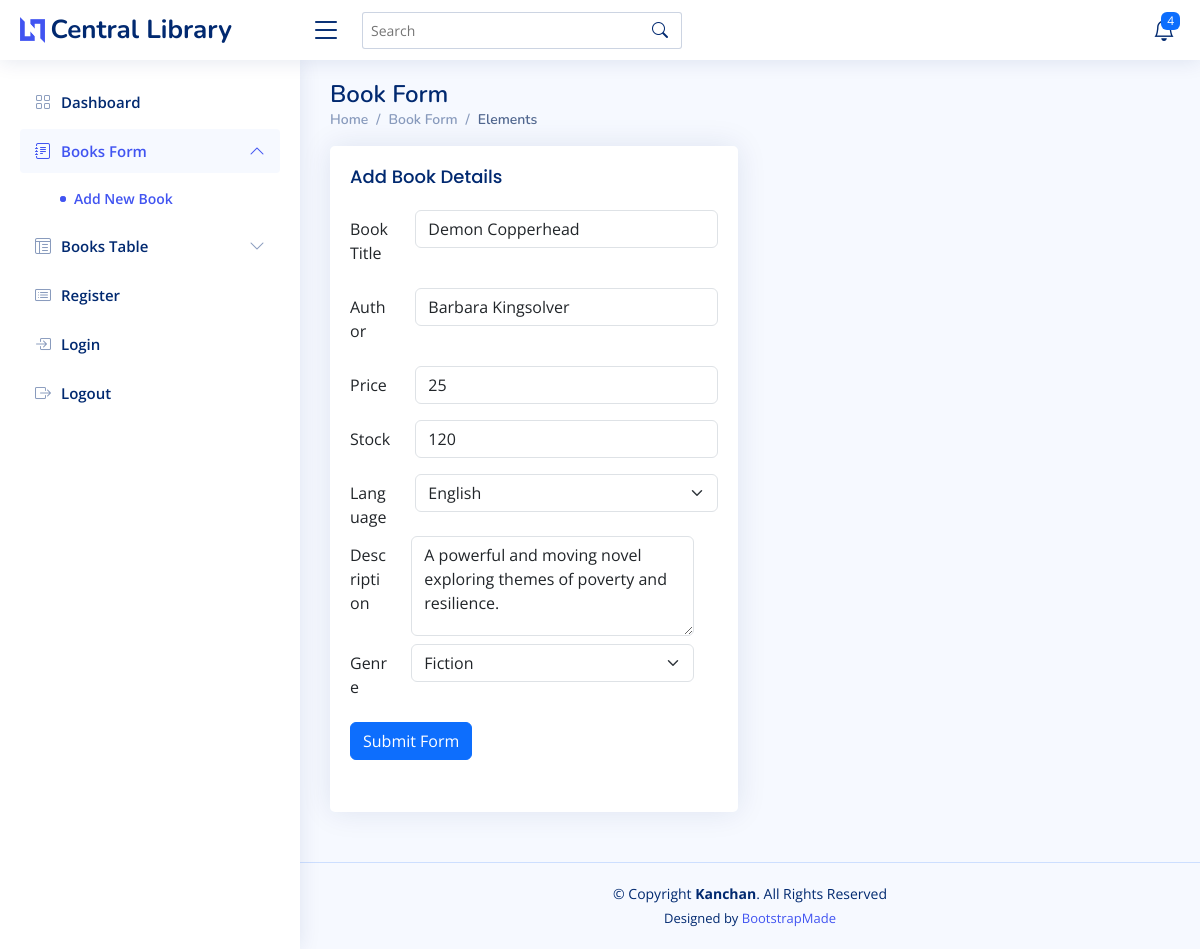
Page /?action=editBookForm&id=4 (signed in) on the committed database.
### tables this page shows
CREATE TABLE `books` (
  `id` int(11) NOT NULL,
  `title` varchar(255) DEFAULT NULL,
  `author` varchar(255) DEFAULT NULL,
  `price` int(11) DEFAULT NULL,
  `stock` int(11) DEFAULT NULL,
  `language` varchar(255) DEFAULT NULL,
  `description` varchar(355) DEFAULT NULL,
  `genre` varchar(100) DEFAULT NULL
);

### model/Model.php (called while the page is built, shortened)
<?php
require_once 'model/Database.php';
class Model {
	private $db;
    public function __construct() {
        $database = new Database();
        $this->db = $database->connect();
    }
public function getBookById($id) {
    $sql = "SELECT * FROM books WHERE id = :id";
    $stmt = $this->db->prepare($sql);
    $stmt->bindParam(':id', $id, PDO::PARAM_INT);
    $stmt->execute();
    return $stmt->fetch(PDO::FETCH_ASSOC);
}
 }
?>

### model/database.php (called while the page is built, shortened)
<?php
class Database {
    private $host = 'localhost';
    private $db_name = 'mydb';
    private $username = 'root';
    private $password = '';
    public function connect() {
        $this->conn = null;
        try {
            $this->conn = new PDO('mysql:host=' . $this->host . ';dbname=' . $this->db_name, $this->username, $this->password);
            $this->conn->setAttribute(PDO::ATTR_ERRMODE, PDO::ERRMODE_EXCEPTION);
        } catch (PDOException $e) {
            echo 'Connection Error: ' . $e->getMessage();
        }
        return $this->conn;
    }
}

### view/editBook.php (the view, shortened to what this page needs)
<!DOCTYPE html>
<html lang="en">
<head>
  <link href="assets/vendor/bootstrap/css/bootstrap.min.css" rel="stylesheet">
  <link href="assets/vendor/bootstrap-icons/bootstrap-icons.css" rel="stylesheet">
  <link href="assets/vendor/boxicons/css/boxicons.min.css" rel="stylesheet">
  <link href="assets/vendor/quill/quill.snow.css" rel="stylesheet">
  <link href="assets/vendor/quill/quill.bubble.css" rel="stylesheet">
  <link href="assets/vendor/remixicon/remixicon.css" rel="stylesheet">
  <link href="assets/vendor/simple-datatables/style.css" rel="stylesheet">
  <link href="assets/css/style.css" rel="stylesheet">
</head>
<body>
  <header id="header" class="header fixed-top d-flex align-items-center">
    <div class="d-flex align-items-center justify-content-between">
      <a href="#" class="logo d-flex align-items-center">
        <img src="assets/img/logo.png" alt="">
        <span class="d-none d-lg-block">Central Library</span>
      </a>
      <i class="bi bi-list toggle-sidebar-btn"></i>
    </div>
    <div class="search-bar">
      <form class="search-form d-flex align-items-center" method="POST" action="#">
        <input type="text" name="query" placeholder="Search" title="Enter search keyword">
        <button type="submit" title="Search"><i class="bi bi-search"></i></button>
      </form>
    </div>
    <nav class="header-nav ms-auto">
      <ul class="d-flex align-items-center">
        <li class="nav-item dropdown">
          <a class="nav-link nav-icon" href="#" data-bs-toggle="dropdown">
            <i class="bi bi-bell"></i>
            <span class="badge bg-primary badge-number">4</span>
          </a>
        </li>
      </ul>
    </nav>
  </header>
  <aside id="sidebar" class="sidebar">
    <ul class="sidebar-nav" id="sidebar-nav">
      <li class="nav-item">
        <a class="nav-link collapsed" href="?action=book">
          <i class="bi bi-grid"></i>
          <span>Dashboard</span>
        </a>
      </li>
      <li class="nav-item">
        <a class="nav-link " data-bs-target="#forms-nav" data-bs-toggle="collapse" href="#">
          <i class="bi bi-journal-text"></i><span>Books Form</span><i class="bi bi-chevron-down ms-auto"></i>
        </a>
        <ul id="forms-nav" class="nav-content collapse show" data-bs-parent="#sidebar-nav">
          <li>
            <a href="#" class="active">
              <i class="bi bi-circle"></i><span>Add New Book</span>
            </a>
          </li>
        </ul>
      </li>
      <li class="nav-item">
        <a class="nav-link collapsed" data-bs-target="#tables-nav" data-bs-toggle="collapse" href="#">
          <i class="bi bi-layout-text-window-reverse"></i><span>Books Table</span><i class="bi bi-chevron-down ms-auto"></i>
        </a>
      </li>
      <li class="nav-item">
        <a class="nav-link collapsed" href="?action=register">
          <i class="bi bi-card-list"></i>
          <span>Register</span>
        </a>
      </li>
      <li class="nav-item">
        <a class="nav-link collapsed" href="?action=login">
          <i class="bi bi-box-arrow-in-right"></i>
          <span>Login</span>
        </a>
      </li>
      <li class="nav-item">
        <a class="nav-link collapsed" href="?action=logout">
          <i class="bi bi-box-arrow-right"></i>
          <span>Logout</span>
        </a>
      </li>
    </ul>
  </aside>
  <main id="main" class="main">
    <div class="pagetitle">
      <h1> Book Form</h1>
      <nav>
        <ol class="breadcrumb">
          <li class="breadcrumb-item"><a href="?action=book">Home</a></li>
          <li class="breadcrumb-item">Book Form</li>
          <li class="breadcrumb-item active">Elements</li>
        </ol>
      </nav>
    </div>
    <section class="section">
      <div class="row">
        <div class="col-lg-6">
          <div class="card">
            <div class="card-body">
              <h5 class="card-title">Add Book Details</h5>
              <form action="?action=editBook" method="post">
                <div class="row mb-3">
                  <label for="inputText" class="col-sm-2 col-form-label">Book Title</label>
                  <div class="col-sm-10">
                    <input type="text" class="form-control" name="title" value="<?php echo $book['title']; ?>">
                  </div>
                </div>
                <div class="row mb-3">
                  <label for="inputEmail" class="col-sm-2 col-form-label">Author</label>
                  <div class="col-sm-10">
                    <input type="text" class="form-control" name="author" value="<?php echo $book['author']; ?>">
                  </div>
                </div>
                <div class="row mb-3">
                  <label for="inputNumber" class="col-sm-2 col-form-label">Price</label>
                  <div class="col-sm-10">
                    <input type="number" class="form-control" name="price" value="<?php echo $book['price']; ?>">
                  </div>
                </div>
                <div class="row mb-3">
                  <label for="inputNumber" class="col-sm-2 col-form-label">Stock</label>
                  <div class="col-sm-10">
                    <input type="number" class="form-control" name="stock" value="<?php echo $book['stock']; ?>">
                  </div>
                </div>
                <div class="row mb-3">
                  <label class="col-sm-2 col-form-label">Language</label>
                  <div class="col-sm-10">
                    <select class="form-select" aria-label="Default select example" name="language">
                      <option value="English" <?php if ($book['language'] == 'English')  echo 'selected'; ?>>English</option>
                    </select>
                  </div>
                  <div class="row mb-2">
                    <label for="inputDescription" class="col-sm-2 col-form-label">Description</label>
                    <div class="col-sm-10">
                      <textarea id="inputDescription" class="form-control" style="height: 100px" name="description"><?php echo htmlspecialchars($book['description']); ?></textarea>
                    </div>
                  </div>
                  <div class="row mb-3">
                    <label class="col-sm-2 col-form-label">Genre</label>
                    <div class="col-sm-10">
                      <select class="form-select" aria-label="Default select example" name="genre">
                        <option value="Fiction" <?php if ($book['genre'] == 'Fiction')  echo 'selected'; ?>>Fiction</option>
                      </select>
                    </div>
                  </div>
                  <div class="row mb-3">
                    <div class="col-sm-10">
                      <button type="submit" class="btn btn-primary">Submit Form</button>
                    </div>
                  </div>
              </form>
            </div>
          </div>
        </div>
      </div>
    </section>
  </main>
  <footer id="footer" class="footer">
    <div class="copyright">
      &copy; Copyright <strong><span>Kanchan</span></strong>. All Rights Reserved
    </div>
    <div class="credits">
      Designed by <a href="https://bootstrapmade.com/">BootstrapMade</a>
    </div>
  </footer>
</body>
</html>

### assets/css/style.css (style rules this page uses)
:root { scroll-behavior: smooth; }
body { font-family: "Open Sans", sans-serif; background: #f6f9ff; color: #444444; }
a { color: #4154f1; text-decoration: none; }
h1, h2, h3, h4, h5, h6 { font-family: "Nunito", sans-serif; }
#main { margin-top: 60px; padding: 20px 30px; transition: all 0.3s; }
.pagetitle { margin-bottom: 10px; }
.pagetitle h1 { font-size: 24px; margin-bottom: 0; font-weight: 600; color: #012970; }
.card { margin-bottom: 30px; border: none; border-radius: 5px; box-shadow: 0px 0 30px rgba(1, 41, 112, 0.1); }
.card-title { padding: 20px 0 15px 0; font-size: 18px; font-weight: 500; color: #012970; font-family: "Poppins", sans-serif; }
.card-body { padding: 0 20px 20px 20px; }
.breadcrumb { font-size: 14px; font-family: "Nunito", sans-serif; color: #899bbd; font-weight: 600; }
.breadcrumb a { color: #899bbd; transition: 0.3s; }
.breadcrumb .breadcrumb-item::before { color: #899bbd; }
.breadcrumb .active { color: #51678f; font-weight: 600; }
.logo { line-height: 1; }
@media (min-width: 1200px) { .logo { width: 280px; } }
.logo img { max-height: 26px; margin-right: 6px; }
.logo span { font-size: 26px; font-weight: 700; color: #012970; font-family: "Nunito", sans-serif; }
.header { transition: all 0.5s; z-index: 997; height: 60px; box-shadow: 0px 2px 20px rgba(1, 41, 112, 0.1); background-color: #fff; padding-left: 20px; }
.header .toggle-sidebar-btn { font-size: 32px; padding-left: 10px; cursor: pointer; color: #012970; }
.header .search-bar { min-width: 360px; padding: 0 20px; }
.header .search-form { width:100%; }
.header .search-form input { border: 0; font-size: 14px; color: #012970; border: 1px solid rgba(1, 41, 112, 0.2); padding: 7px 38px 7px 8px; border-radius: 3px; transition: 0.3s; width: 100%; }
.header .search-form button { border: 0; padding: 0; margin-left: -30px; background: none; }
.header .search-form button i { color: #012970; }
.header-nav ul { list-style: none; }
.header-nav>ul { margin: 0; padding: 0; }
.header-nav .nav-icon { font-size: 22px; color: #012970; margin-right: 25px; position: relative; }
.header-nav .badge-number { position: absolute; inset: -2px -5px auto auto; font-weight: normal; font-size: 12px; padding: 3px 6px; }
.sidebar { position: fixed; top: 60px; left: 0; bottom: 0; width: 300px; z-index: 996; transition: all 0.3s; padding: 20px; overflow-y: auto; scrollbar-width: thin; scrollbar-color: #aab7cf transparent; box-shadow: 0px 0px 20px rgba(1, 41, 112, 0.1); background-color: #fff; }
@media (min-width: 1200px) { #main, #footer { margin-left: 300px; } }
.sidebar-nav { padding: 0; margin: 0; list-style: none; }
.sidebar-nav li { padding: 0; margin: 0; list-style: none; }
.sidebar-nav .nav-item { margin-bottom: 5px; }
.sidebar-nav .nav-link { display: flex; align-items: center; font-size: 15px; font-weight: 600; color: #4154f1; transition: 0.3; background: #f6f9ff; padding: 10px 15px; border-radius: 4px; }
.sidebar-nav .nav-link i { font-size: 16px; margin-right: 10px; color: #4154f1; }
.sidebar-nav .nav-link.collapsed { color: #012970; background: #fff; }
.sidebar-nav .nav-link.collapsed i { color: #899bbd; }
.sidebar-nav .nav-link .bi-chevron-down { margin-right: 0; transition: transform 0.2s ease-in-out; }
.sidebar-nav .nav-link:not(.collapsed) .bi-chevron-down { transform: rotate(180deg); }
.sidebar-nav .nav-content { padding: 5px 0 0 0; margin: 0; list-style: none; }
.sidebar-nav .nav-content a { display: flex; align-items: center; font-size: 14px; font-weight: 600; color: #012970; transition: 0.3; padding: 10px 0 10px 40px; transition: 0.3s; }
.sidebar-nav .nav-content a i { font-size: 6px; margin-right: 8px; line-height: 0; border-radius: 50%; }
.sidebar-nav .nav-content a:hover, .sidebar-nav .nav-content a.active { color: #4154f1; }
.sidebar-nav .nav-content a.active i { background-color: #4154f1; }
.footer { padding: 20px 0; font-size: 14px; transition: all 0.3s; border-top: 1px solid #cddfff; }
.footer .copyright { text-align: center; color: #012970; }
.footer .credits { padding-top: 5px; text-align: center; font-size: 13px; color: #012970; }

### rows in the picture
books: title "Demon Copperhead", author "Barbara Kingsolver", price "25", stock "120", language "English", description "A powerful and moving novel exploring themes of poverty and resilience.", genre "Fiction"
